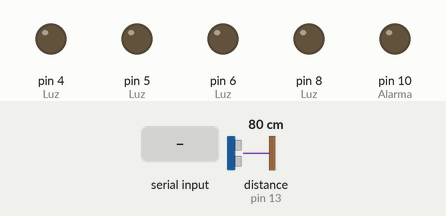
A sketch run on a simulated Arduino Uno, built with avr-gcc and run on an emulated ATmega328P. Parts: output pins drawn as LEDs (lit = HIGH). Dashed ring = blinking. Inputs (shaded band) come from the test bench; at power-on: distance to the obstacle (sensor on pin 13) 80 cm.

Above: at 1.2 s.
1.3 s: distance to the obstacle (sensor on pin 13) set to 6 cm
2.8 s: distance to the obstacle (sensor on pin 13) set to 3 cm
At 2.95 s:
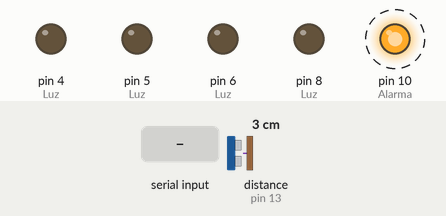
5.8 s: "3#" received over Serial
At 6.36 s:
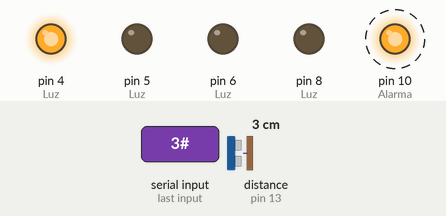
8.8 s: byte 53 ('5') received over Serial
At 8.91 s:
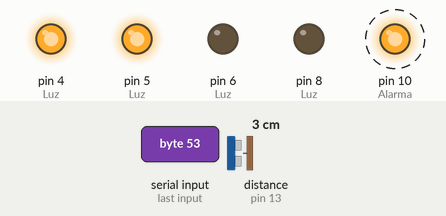
11.8 s: byte 52 ('4') received over Serial
At 12.31 s:
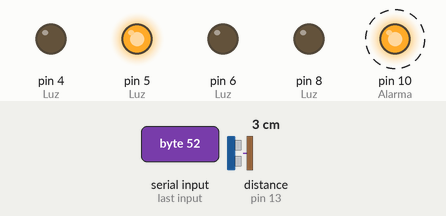
14.8 s: byte 55 ('7') received over Serial
At 15.72 s:
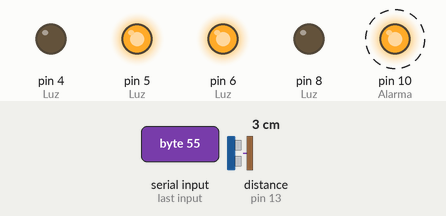
Timing chart, 0 to 18.8 s (numbered marks = the images above; inputs shaded):
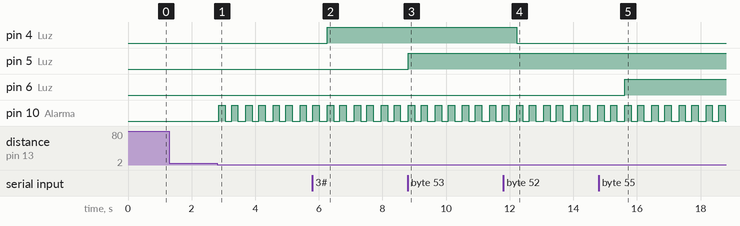

Measured:
- the behaviour switches between 5 and 4 cm on distance to the obstacle (sensor on pin 13) (found by bisection; images 0 and 1)
- after the input at 1.3 s, every drawn part: stays the same
- after the input at 2.8 s, pin 10 (Alarma): alternates HIGH for 0.20 s and LOW for 0.23 s, starting after 0.06 s
- after the input at 5.8 s, pin 4 (Luz): LOW → HIGH after 0.46 s
- after the input at 8.8 s, pin 5 (Luz): LOW → HIGH at once
- after the input at 11.8 s, pin 4 (Luz): HIGH → LOW after 0.42 s
- after the input at 14.8 s, pin 6 (Luz): LOW → HIGH after 0.82 s

The sketch:

Domotica-APP-Ubidots-UNO-Node.ino
```cpp
#include <Ultrasonic.h>

#include<SimpleDHT.h>  //;
#include <SoftwareSerial.h>
SoftwareSerial mySerial(2,3); // RX, TX
Ultrasonic ultrasonic(12, 13);
SimpleDHT11 temp;
byte T=0;
byte H=0;

int dato=0;
int distancia=10;
int alerta=0;
int alerta2=0;
int alerta3=0;
int contador=0;
int centinela=0;
int centinela2=0;
void setup()
{
    Serial.begin(9600);
    mySerial.begin(9600);
    pinMode(4,OUTPUT);//Luz
    pinMode(5,OUTPUT);//Luz
    pinMode(6,OUTPUT);//Luz
    pinMode(8,OUTPUT);//Luz
    pinMode(10,OUTPUT);//Alarma
    pinMode(12,OUTPUT);//Alarma

    digitalWrite(4, LOW); //LUZ
    digitalWrite(5, LOW); //LUZ
    digitalWrite(6, LOW); //LUZ
    digitalWrite(8, LOW); //LUZ
    digitalWrite(10, LOW); //ALARMA
    digitalWrite(12, LOW); //ALARMA

    // pin 11 sensor Temperatura  DHT11
}

void loop()
{
    distancia = ultrasonic.read();
    delay(50);

    if (Serial.available()>0)
    {
      dato=Serial.read();
      if(dato=='1'){alerta3=1;}// Alarma encendida
      if(dato=='2'){alerta3=0;}// Alarma apagada
      if(dato=='3'){digitalWrite(4, HIGH); }
      if(dato=='4'){digitalWrite(4, LOW); }
      if(dato=='5'){digitalWrite(5, HIGH); }
      if(dato=='6'){digitalWrite(5, LOW); }
      if(dato=='7'){digitalWrite(6, HIGH); }
      if(dato=='8'){digitalWrite(6, LOW); }
      if(dato=='9'){digitalWrite(8, HIGH); }
      if(dato=='A'){digitalWrite(8, LOW); }
      if(dato=='B'){digitalWrite(12, HIGH); }
      if(dato=='C'){digitalWrite(12, LOW); }
      dato=0;
    }

    if (mySerial.available()>0)
    {
      Serial.println(mySerial.readStringUntil('#'));
    }

    if(distancia<5)
    {
      alerta=1;
      centinela=1;
    }
    else
    {
      alerta=0;
    }

    if((alerta==1)||(alerta2==1)||(alerta3==1))
    {
      digitalWrite(10,HIGH);
      delay(200);
      digitalWrite(10,LOW);
      delay(200);
      digitalWrite(10,HIGH);
      delay(200);
      digitalWrite(10,LOW);
      delay(200);
    }

    //contador=contador+1;
    /*if(contador>80)
    {
      Serial.println(String(T) + "@ " + String(H)+ ";_" );
      delay(1000);


      delay(50);
      contador=0;

    }*/
}
```
